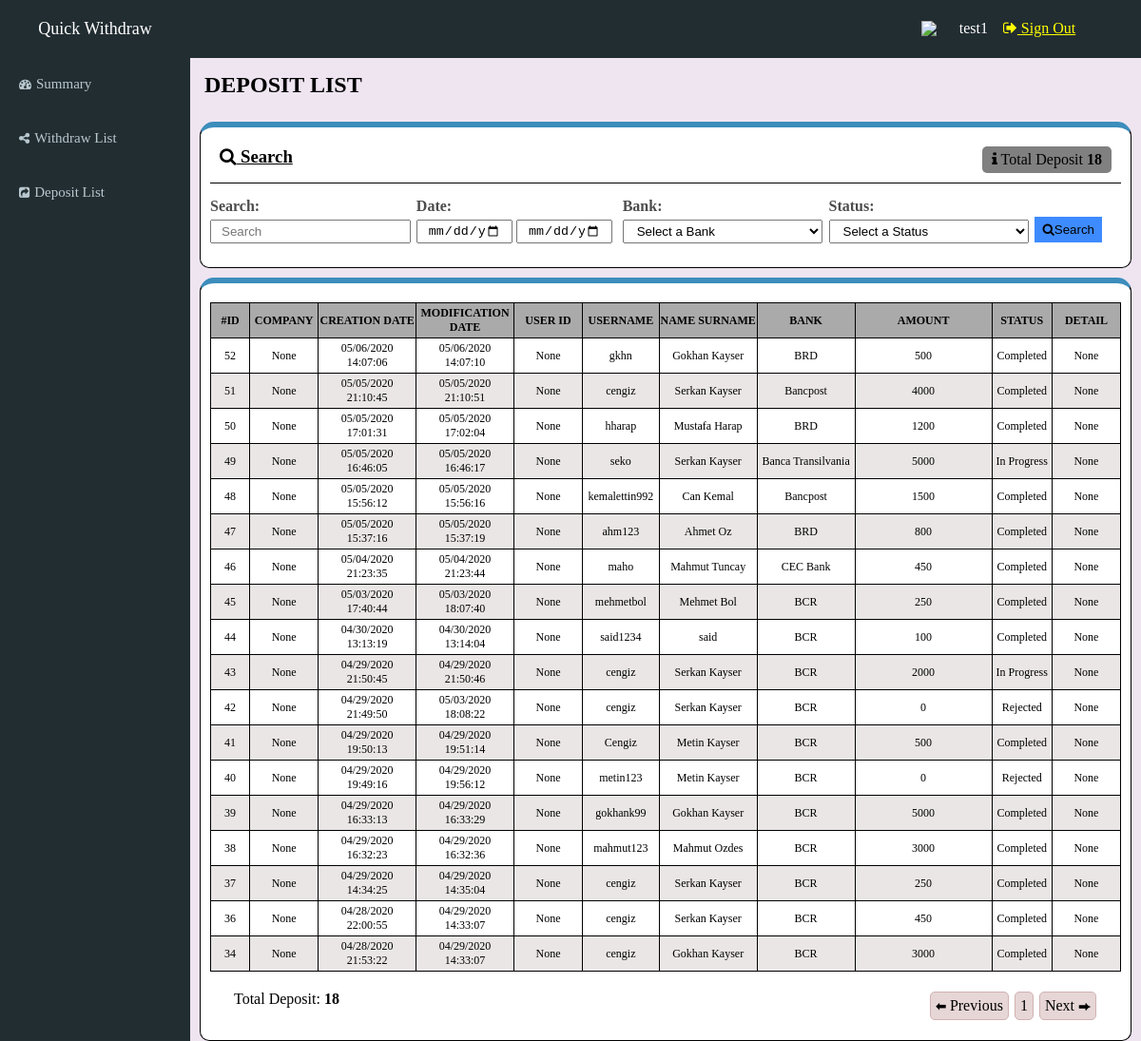
The page /dp_list/ (signed in) on the database its author committed.
### first_app/models.py (models this page shows, shortened)
class Deposit_Form(models.Model):
    id = models.AutoField(unique=True, primary_key=True)
    name = models.CharField(max_length=264)
    username = models.CharField(max_length=264)
    all_bank_name = (
        ('Banca Transilvania', 'Banca Transilvania'),
        ('Bancpost', 'Bancpost'),
        ('BCR', 'BCR'),
        ('BRD', 'BRD'),
        ('CEC Bank', 'CEC Bank'),
        ('Credit Europe Bank', 'Credit Europe Bank'),
        ('First Bank', 'First Bank'),
        ('Garanti', 'Garanti'),
        ('ING', 'ING'),
        ('UniCredit Bank', 'UniCredit Bank'),
        ('Raiffeisen Bank', 'Raiffeisen Bank'),
    )
    bank_name = models.CharField(max_length=50, default='' ,choices=all_bank_name)
    amount = models.IntegerField(default=0)
    all_status = (
        ('Pending', 'Pending'),
        ('In Progress', 'In Progress'),
        ('Completed', 'Completed'),
        ('Rejected', 'Rejected'),
    )
    status = models.CharField(max_length=15, default='In Progress', choices=all_status)
    created_date = models.DateTimeField(default=now, editable=False)
    modified_date = models.DateTimeField(auto_now=True)

### first_app/views.py (the view)
# urls.py: path('dp_list/', views.dp_list_pg, name='dp_list'),
@login_required
def dp_list_pg(request):
    deposit_list = Deposit_Form.objects.order_by('-id')
    counter = 0
    for dep in deposit_list:
        counter += 1
    my_context = {
        'Deposit_Form': deposit_list,
        'Sum': counter,
    }
    return render(request, 'first_app/dp_list_pg.html', context=my_context)

### templates/first_app/dp_list_pg.html (shortened to what this page needs)
{% extends 'first_app/base.html' %}
{% block content %}
<section class="content">
    <h2>DEPOSIT LIST</h2>
    <div class="divSearch">
        <div class="divSearch1-1">
            <h3 class="search_bar"><i class="fa fa-search"></i> Search</h3>
            <p><i class="fa fa-info"></i> Total Deposit
              <span class="total">
                {{ Sum }}
              </span></p>
        </div>
        <form class="divSearch1-2" action="{% url 'search_dp' %}" method="get">
            <div class="search1">
                <label for="">Search:</label>
                <input type="text" placeholder="Search" name="s1">
            </div>
            <div class="search2">
                <label for="">Date:</label>
                    <div class="searchDate">
                    <input type="date" name="s2-1">
                    <input type="date" name="s2-2">
                </div>
            </div>
            <div class="search3">
                <label for="">Bank:</label>
                <select name="s3" id="">
                    <option value="">Select a Bank</option>
                </select>
            </div>
            <div class="search4">
                <label for="">Status:</label>
                <select name="s4" id="">
                    <option value="">Select a Status</option>
                </select>
            </div>
            <div class="search5">
                <button class="searchButton"><i class="fa fa-search"></i>Search</button>
            </div>
        </form>
    </div>
    <div class="withdrawList">
        {% if Deposit_Form %}
          <table>
              <tr>
                  <th>#ID</th>
                  <th>COMPANY</th>
                  <th>CREATION DATE</th>
                  <th>MODIFICATION DATE</th>
                  <th>USER ID</th>
                  <th>USERNAME</th>
                  <th>NAME SURNAME</th>
                  <th>BANK</th>
                  <th>AMOUNT</th>
                  <th>STATUS</th>
                  <th>DETAIL</th>
              </tr>
              <tr>
                {% for dep in Deposit_Form %}
                <td>{{ dep.id }} </td>
                <td>{{ None }} </td>
                <td>{{ dep.created_date|date:"SHORT_DATE_FORMAT" }} {{ dep.created_date|time:"H:i:s" }} </td>
                <td>{{ dep.modified_date|date:"SHORT_DATE_FORMAT" }} {{ dep.modified_date|time:"H:i:s" }} </td>
                <td>{{ None }} </td>
                <td>{{ dep.username }} </td>
                <td>{{ dep.name }}</td>
                <td>{{ dep.bank_name }}</td>
                <td>{{ dep.amount }}</td>
                <td>{{ dep.status }}</td>
                <td>{{ None }} </td>
              </tr>
                {% endfor %}
          </table>
        {% else %}
            <p>You dont have any data</p>
        {% endif %}
        <div class="withdrawEnd">
            <p>Total Deposit:
              <span class="total">
                {{ Sum }}
               </span></p>
            <div class="pageNumbers">
                <ul>
                    <li><span class="arrow">⬅</span> Previous</li>
                    <li>1</li>
                    <li>Next <span class="arrow">⮕</span></li>
                </ul>
            </div>
        </div>
    </div>
</section>
{% endblock %}

### templates/first_app/base.html (shortened to what this page needs)
{% load static %}
<!DOCTYPE html>
<html lang="en" dir="ltr">
  <head>
    <link rel="stylesheet" type="text/css" href="{% static 'css/index.css' %}">
    <link rel="stylesheet" href="https://cdnjs.cloudflare.com/ajax/libs/font-awesome/4.7.0/css/font-awesome.min.css">
</head>
  <body>
    <header>
        <nav class="navBarTop">
            <div><a href="{% url 'summary_pg' %}">Quick Withdraw</a></div>
            {% if user.is_authenticated %}
            <div>
              <img src="{% static 'images/profilPhoto.png' %}">
              <p>{{ user.username }}&emsp;</p>
            <div>
              <a href="{% url 'logout' %}" style="color:yellow;"><i class="fa fa-sign-out"></i> Sign Out</a>
            </div>
            </div>
            {% endif %}
        </nav>
        <nav class="navBarLeft">
            <ul>
                <li><a href="{% url 'summary_pg' %}"><i class="fa fa-dashboard"></i> Summary</a></li>
                <li><a href="{% url 'wd_list' %}"><i class="fa fa-share-alt"></i> Withdraw List</a></li>
                <li><a href="{% url 'dp_list' %}"><i class="fa fa-share-square"></i> Deposit List</a></li>
            </ul>
        </nav>
    </header>
    <section>
      {% block content %}
      {% endblock %}
    </section>
  </body>
</html>

### rows shown on the page
Deposit_Form: id "52", None "None", created_date "05/06/2020", created_date "14:07:06", modified_date "05/06/2020", modified_date "14:07:10", username "gkhn", name "Gokhan Kayser", bank_name "BRD", amount "500", status "Completed"
Deposit_Form: id "51", None "None", created_date "05/05/2020", created_date "21:10:45", modified_date "05/05/2020", modified_date "21:10:51", username "cengiz", name "Serkan Kayser", bank_name "Bancpost", amount "4000", status "Completed"
Deposit_Form: id "50", None "None", created_date "05/05/2020", created_date "17:01:31", modified_date "05/05/2020", modified_date "17:02:04", username "hharap", name "Mustafa Harap", bank_name "BRD", amount "1200", status "Completed"
Deposit_Form: id "49", None "None", created_date "05/05/2020", created_date "16:46:05", modified_date "05/05/2020", modified_date "16:46:17", username "seko", name "Serkan Kayser", bank_name "Banca Transilvania", amount "5000", status "In Progress"
Deposit_Form: id "48", None "None", created_date "05/05/2020", created_date "15:56:12", modified_date "05/05/2020", modified_date "15:56:16", username "kemalettin992", name "Can Kemal", bank_name "Bancpost", amount "1500", status "Completed"
Deposit_Form: id "47", None "None", created_date "05/05/2020", created_date "15:37:16", modified_date "05/05/2020", modified_date "15:37:19", username "ahm123", name "Ahmet Oz", bank_name "BRD", amount "800", status "Completed"
Deposit_Form: id "46", None "None", created_date "05/04/2020", created_date "21:23:35", modified_date "05/04/2020", modified_date "21:23:44", username "maho", name "Mahmut Tuncay", bank_name "CEC Bank", amount "450", status "Completed"
Deposit_Form: id "45", None "None", created_date "05/03/2020", created_date "17:40:44", modified_date "05/03/2020", modified_date "18:07:40", username "mehmetbol", name "Mehmet Bol", bank_name "BCR", amount "250", status "Completed"
Deposit_Form: id "44", None "None", created_date "04/30/2020", created_date "13:13:19", modified_date "04/30/2020", modified_date "13:14:04", username "said1234", name "said", bank_name "BCR", amount "100", status "Completed"
Deposit_Form: id "43", None "None", created_date "04/29/2020", created_date "21:50:45", modified_date "04/29/2020", modified_date "21:50:46", username "cengiz", name "Serkan Kayser", bank_name "BCR", amount "2000", status "In Progress"
Deposit_Form: id "42", None "None", created_date "04/29/2020", created_date "21:49:50", modified_date "05/03/2020", modified_date "18:08:22", username "cengiz", name "Serkan Kayser", bank_name "BCR", amount "0", status "Rejected"
Deposit_Form: id "41", None "None", created_date "04/29/2020", created_date "19:50:13", modified_date "04/29/2020", modified_date "19:51:14", username "Cengiz", name "Metin Kayser", bank_name "BCR", amount "500", status "Completed"
Deposit_Form: id "40", None "None", created_date "04/29/2020", created_date "19:49:16", modified_date "04/29/2020", modified_date "19:56:12", username "metin123", name "Metin Kayser", bank_name "BCR", amount "0", status "Rejected"
Deposit_Form: id "39", None "None", created_date "04/29/2020", created_date "16:33:13", modified_date "04/29/2020", modified_date "16:33:29", username "gokhank99", name "Gokhan Kayser", bank_name "BCR", amount "5000", status "Completed"
Deposit_Form: id "38", None "None", created_date "04/29/2020", created_date "16:32:23", modified_date "04/29/2020", modified_date "16:32:36", username "mahmut123", name "Mahmut Ozdes", bank_name "BCR", amount "3000", status "Completed"
Deposit_Form: id "37", None "None", created_date "04/29/2020", created_date "14:34:25", modified_date "04/29/2020", modified_date "14:35:04", username "cengiz", name "Serkan Kayser", bank_name "BCR", amount "250", status "Completed"
Deposit_Form: id "36", None "None", created_date "04/28/2020", created_date "22:00:55", modified_date "04/29/2020", modified_date "14:33:07", username "cengiz", name "Serkan Kayser", bank_name "BCR", amount "450", status "Completed"
Deposit_Form: id "34", None "None", created_date "04/28/2020", created_date "21:53:22", modified_date "04/29/2020", modified_date "14:33:07", username "cengiz", name "Gokhan Kayser", bank_name "BCR", amount "3000", status "Completed"

### other values the page prints
{{ user.username }} "test1"
{{ Sum }} "18"
